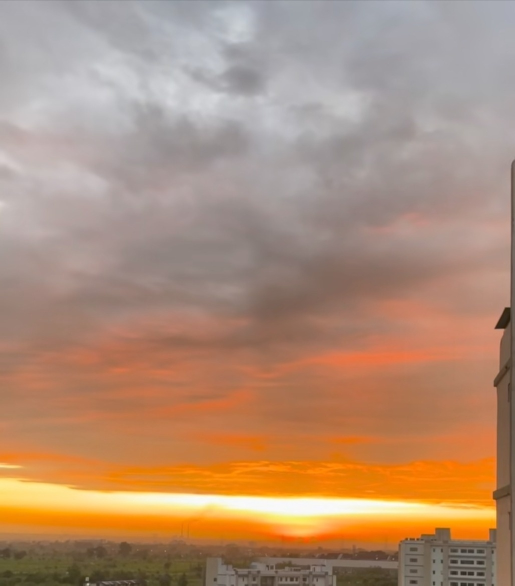
#> input picture reconstructed.jpg, 1030 x 1171 px (shown at 1/2 size)
$ python v3.py reconstructed.jpg reconstructed.jpg out.png
#> lines starting #> are read from the running program, lines starting #| are printed output that depends on the picture
import cv2
import numpy as np
import sqlite3
import sys
import os
from pathlib import Path
from datetime import datetime


class AdvancedImageReconstructor:
    def __init__(self, db_name="image_reconstruction.db"):
        """Initialize the reconstructor with a database connection."""
        self.db_name = db_name
        self.conn = None
        self.cursor = None
        self.init_database()

    def init_database(self):
        """Initialize SQLite database with required tables."""
        self.conn = sqlite3.connect(self.db_name)
        self.cursor = self.conn.cursor()

        self.cursor.execute("DROP TABLE IF EXISTS reconstruction_metadata")
        self.cursor.execute("DROP TABLE IF EXISTS reconstructions")

        self.cursor.execute(
            """
            CREATE TABLE IF NOT EXISTS reconstructions (
                id INTEGER PRIMARY KEY AUTOINCREMENT,
                image1_path TEXT NOT NULL,
                image2_path TEXT NOT NULL,
                output_path TEXT NOT NULL,
                created_at TIMESTAMP DEFAULT CURRENT_TIMESTAMP,
                status TEXT,
                method TEXT,
                rotation_detected REAL
            )
        """
        )

        self.cursor.execute(
            """
            CREATE TABLE IF NOT EXISTS reconstruction_metadata (
                id INTEGER PRIMARY KEY AUTOINCREMENT,
                reconstruction_id INTEGER,
                keypoints_found INTEGER,
                matches_found INTEGER,
                confidence REAL,
                FOREIGN KEY (reconstruction_id)
                    REFERENCES reconstructions(id)
            )
        """
        )

        self.conn.commit()

    def load_images(self, image1_path, image2_path):
        """Load two images from file paths."""
        if not os.path.exists(image1_path):
            raise FileNotFoundError(f"Image 1 not found: {image1_path}")
        if not os.path.exists(image2_path):
            raise FileNotFoundError(f"Image 2 not found: {image2_path}")

        img1 = cv2.imread(image1_path)
        img2 = cv2.imread(image2_path)

        if img1 is None or img2 is None:
            raise ValueError("Could not load one or both images")

        return img1, img2

    def detect_alignment_method(self, img1, img2):
        """Detect which alignment method to use based on image characteristics."""
        h1, w1 = img1.shape[:2]
        h2, w2 = img2.shape[:2]

        # Check if images are similar in portrait orientation
        portrait1 = h1 > w1
        portrait2 = h2 > w2

        # Calculate aspect ratios
        ratio1 = h1 / w1 if w1 > 0 else 1
        ratio2 = h2 / w2 if w2 > 0 else 1

        # Similar aspect ratios suggest they're parts of same image
        ratio_similar = abs(ratio1 - ratio2) < 0.2

        if portrait1 and portrait2 and ratio_similar:
            return "vertical"
        else:
            return "horizontal"

    def find_best_overlap_position(self, img1, img2, direction="vertical"):
        """Find best overlap position using correlation."""
        h1, w1 = img1.shape[:2]
        h2, w2 = img2.shape[:2]

        print(f"  Finding best overlap using correlation...")

        if direction == "vertical":
            # For vertical stacking, check top/bottom edges
            overlap_height = min(100, h1 // 4, h2 // 4)

            # Get bottom strip of img1 and top strip of img2
            strip1 = img1[-overlap_height:, :]
            strip2 = img2[:overlap_height, :]

            # Resize to same width
            target_width = min(w1, w2)
            strip1 = cv2.resize(strip1, (target_width, overlap_height))
            strip2 = cv2.resize(strip2, (target_width, overlap_height))

            # Calculate similarity
            correlation = cv2.matchTemplate(
                strip1, strip2, cv2.TM_CCOEFF_NORMED
            )[0][0]

            print(f"  Vertical overlap correlation: {correlation:.3f}")

            return "vertical", correlation

        else:
            # For horizontal stacking, check left/right edges
            overlap_width = min(100, w1 // 4, w2 // 4)

            # Get right strip of img1 and left strip of img2
            strip1 = img1[:, -overlap_width:]
            strip2 = img2[:, :overlap_width]

            # Resize to same height
            target_height = min(h1, h2)
            strip1 = cv2.resize(strip1, (overlap_width, target_height))
            strip2 = cv2.resize(strip2, (overlap_width, target_height))

            # Calculate similarity
            correlation = cv2.matchTemplate(
                strip1, strip2, cv2.TM_CCOEFF_NORMED
            )[0][0]

            print(f"  Horizontal overlap correlation: {correlation:.3f}")

            return "horizontal", correlation

    def align_with_correlation(self, img1, img2):
        """Align images using correlation-based method."""
        print(f"\n  Using correlation-based alignment...")

        # Try both directions
        direction1 = self.detect_alignment_method(img1, img2)
        _, corr_vertical = self.find_best_overlap_position(
            img1, img2, "vertical"
        )
        _, corr_horizontal = self.find_best_overlap_position(
            img1, img2, "horizontal"
        )

        # Also try with img2, img1 (reversed order)
        _, corr_vertical_rev = self.find_best_overlap_position(
            img2, img1, "vertical"
        )
        _, corr_horizontal_rev = self.find_best_overlap_position(
            img2, img1, "horizontal"
        )

        # Find best configuration
        configs = [
            (img1, img2, "vertical", corr_vertical, False),
            (img1, img2, "horizontal", corr_horizontal, False),
            (img2, img1, "vertical", corr_vertical_rev, True),
            (img2, img1, "horizontal", corr_horizontal_rev, True),
        ]

        best_config = max(configs, key=lambda x: x[3])
        img1_use, img2_use, direction, best_corr, swapped = best_config

        print(f"  Best alignment: {direction} "
              f"(correlation: {best_corr:.3f})")
        if swapped:
            print(f"  Images swapped for better alignment")

        return img1_use, img2_use, direction, best_corr

    def smart_stitch(self, img1, img2, direction="vertical"):
        """Smart stitching with blending."""
        h1, w1 = img1.shape[:2]
        h2, w2 = img2.shape[:2]

        print(f"  Stitching in {direction} direction...")

        if direction == "vertical":
            # Stack vertically with blending
            target_width = max(w1, w2)

            # Resize to same width
            img1_resized = cv2.resize(
                img1, (target_width, int(h1 * target_width / w1))
            )
            img2_resized = cv2.resize(
                img2, (target_width, int(h2 * target_width / w2))
            )

            # Create blending region
            blend_height = min(50, img1_resized.shape[0] // 10)

            if blend_height > 0:
                # Extract overlap regions
                bottom_strip = img1_resized[-blend_height:, :]
                top_strip = img2_resized[:blend_height, :]

                # Create alpha blending
                alpha = np.linspace(1, 0, blend_height).reshape(-1, 1, 1)
                blended = (
                    bottom_strip * alpha + top_strip * (1 - alpha)
                ).astype(np.uint8)

                # Combine images
                result = np.vstack([
                    img1_resized[:-blend_height, :],
                    blended,
                    img2_resized[blend_height:, :]
                ])
            else:
                result = np.vstack([img1_resized, img2_resized])

        else:
            # Stack horizontally with blending
            target_height = max(h1, h2)

            # Resize to same height
            img1_resized = cv2.resize(
                img1, (int(w1 * target_height / h1), target_height)
            )
            img2_resized = cv2.resize(
                img2, (int(w2 * target_height / h2), target_height)
            )

            # Create blending region
            blend_width = min(50, img1_resized.shape[1] // 10)

            if blend_width > 0:
                # Extract overlap regions
                right_strip = img1_resized[:, -blend_width:]
                left_strip = img2_resized[:, :blend_width]

                # Create alpha blending
                alpha = np.linspace(1, 0, blend_width).reshape(1, -1, 1)
                blended = (
                    right_strip * alpha + left_strip * (1 - alpha)
                ).astype(np.uint8)

                # Combine images
                result = np.hstack([
                    img1_resized[:, :-blend_width],
                    blended,
                    img2_resized[:, blend_width:]
                ])
            else:
                result = np.hstack([img1_resized, img2_resized])

        return result

    def preprocess_image(self, img):
        """Preprocess image for better feature detection."""
        gray = cv2.cvtColor(img, cv2.COLOR_BGR2GRAY)
        clahe = cv2.createCLAHE(clipLimit=3.0, tileGridSize=(8, 8))
        enhanced = clahe.apply(gray)
        return enhanced

    def detect_features_robust(self, img1, img2):
        """Enhanced feature detection."""
        gray1 = self.preprocess_image(img1)
        gray2 = self.preprocess_image(img2)

        try:
            sift = cv2.SIFT_create(
                nfeatures=0,
                contrastThreshold=0.02,
                edgeThreshold=20
            )
            kp1, des1 = sift.detectAndCompute(gray1, None)
            kp2, des2 = sift.detectAndCompute(gray2, None)
            method = "SIFT"
        except cv2.error:
            orb = cv2.ORB_create(nfeatures=20000)
            kp1, des1 = orb.detectAndCompute(gray1, None)
            kp2, des2 = orb.detectAndCompute(gray2, None)
            method = "ORB"

        return kp1, des1, kp2, des2, method

    def match_features_robust(self, des1, des2, method):
        """Enhanced feature matching."""
        if method == "SIFT":
            FLANN_INDEX_KDTREE = 1
            index_params = dict(algorithm=FLANN_INDEX_KDTREE, trees=5)
            search_params = dict(checks=100)
            matcher = cv2.FlannBasedMatcher(index_params, search_params)
        else:
            matcher = cv2.BFMatcher(cv2.NORM_HAMMING, crossCheck=False)

        matches = matcher.knnMatch(des1, des2, k=2)

        good_matches = []
        for match_pair in matches:
            if len(match_pair) == 2:
                m, n = match_pair
                if m.distance < 0.8 * n.distance:
                    good_matches.append(m)

        return good_matches

    def reconstruct(
        self, image1_path, image2_path, output_path="reconstructed.jpg"
    ):
        """Main reconstruction method."""
#> called with image1_path = 'reconstructed.jpg', image2_path = 'reconstructed.jpg', output_path = 'out.png'
        print(f"\n{'='*60}")
        print(f"ADVANCED IMAGE RECONSTRUCTION")
        print(f"{'='*60}\n")

        print(f"Loading images...")
        img1, img2 = self.load_images(image1_path, image2_path)
#> in load_images, img1 is the input picture: shape (1171, 1030, 3); mean B, G, R 117.7, 142.1, 176.3
        print(f"  Image 1: {img1.shape}")
#|   Image 1: (1171, 1030, 3)
        print(f"  Image 2: {img2.shape}")
#|   Image 2: (1171, 1030, 3)

        # Try feature-based matching first
        print(f"\nAttempting feature-based matching...")
        try:
            kp1, des1, kp2, des2, method = self.detect_features_robust(
                img1, img2
            )
#> in preprocess_image, `gray = cv2.cvtColor(img, cv2.COLOR_BGR2GRAY)`:
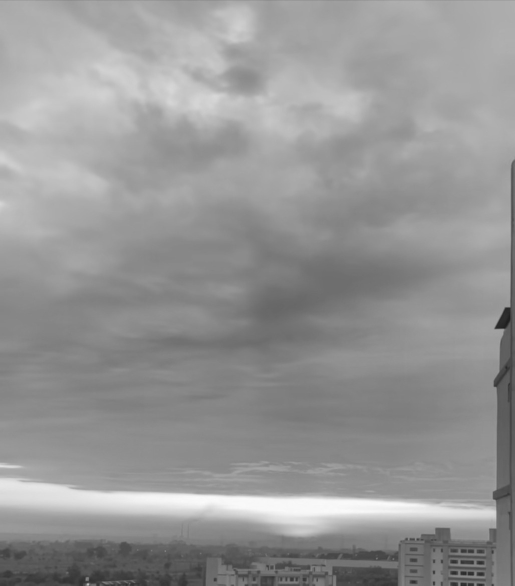
#> gray: shape (1171, 1030) (shown at 1/2 size); min 26, max 252, mean 149.6
#> in preprocess_image, `enhanced = clahe.apply(gray)`:
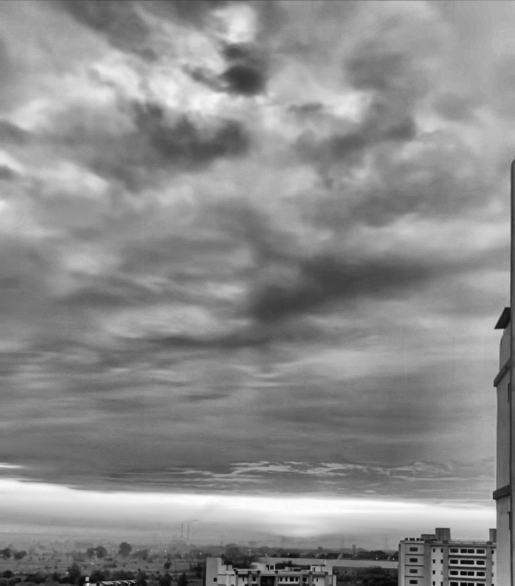
#> enhanced: shape (1171, 1030) (shown at 1/2 size); min 5, max 254, mean 140.7
#> in detect_features_robust, `kp1, des1 = sift.detectAndCompute(gray1, None)`: kp1 = 2127 keypoints; strongest (x, y, size): (174, 1158, 5), (868, 1144, 4.1), (944, 1147, 5.4), (430, 1159, 4.9)
#> in detect_features_robust, `kp2, des2 = sift.detectAndCompute(gray2, None)`: kp2 has the same summary as kp1
#> kp2 has the same summary as kp1 in detect_features_robust; method = 'SIFT'
            print(f"  Method: {method}")
#|   Method: SIFT
            print(f"  Keypoints - Image1: {len(kp1)}, Image2: {len(kp2)}")
#|   Keypoints - Image1: 2127, Image2: 2127

            matches = self.match_features_robust(des1, des2, method)
#> in match_features_robust, `matches = matcher.knnMatch(des1, des2, k=2)`: matches = 2127 matches
#> matches = 2127 matches
            print(f"  Matches found: {len(matches)}")
#|   Matches found: 2127

            feature_success = len(matches) >= 10
#> feature_success = True
        except Exception as e:
            print(f"  Feature matching failed: {e}")
            feature_success = False
            method = "correlation"
            matches = []

        # Use correlation-based alignment
        if not feature_success:
            print(f"\n⚠ Feature matching insufficient.")
            print(f"Switching to correlation-based alignment...")

            img1_aligned, img2_aligned, direction, correlation = \
                self.align_with_correlation(img1, img2)

            result = self.smart_stitch(
                img1_aligned, img2_aligned, direction
            )

            status = "success_correlation"
            match_count = 0
            rotation_angle = 0
        else:
            print(f"\n✓ Using feature-based stitching")
            # Feature-based stitching code here
            # (keeping it simple - just use smart stitch)
            img1_aligned, img2_aligned, direction, _ = \
                self.align_with_correlation(img1, img2)
#> in align_with_correlation, `direction1 = self.detect_alignment_method(img1, img2)`: direction1 = 'vertical'
#> in find_best_overlap_position, `strip1 = img1[-overlap_height:, :]`:
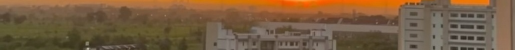
#> strip1: shape (100, 1030, 3) (shown at 1/2 size); mean B, G, R 63.9, 92.2, 119.7
#> in find_best_overlap_position, `strip2 = img2[:overlap_height, :]`:
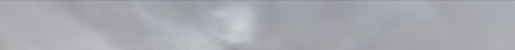
#> strip2: shape (100, 1030, 3) (shown at 1/2 size); mean B, G, R 176.1, 169.5, 167.9
#> in find_best_overlap_position, `correlation = cv2.matchTemplate( strip1, strip2, cv2.TM_CCOEFF_NORMED ..`: correlation = -0.257
#|   Vertical overlap correlation: -0.257
#> call 2 of find_best_overlap_position, with direction = 'horizontal'
#> in find_best_overlap_position (call 2), `strip1 = img1[:, -overlap_width:]`:
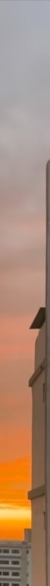
#> strip1: shape (1171, 100, 3) (shown at 1/2 size); mean B, G, R 116.1, 137.6, 170.8
#> in find_best_overlap_position (call 2), `strip2 = img2[:, :overlap_width]`:
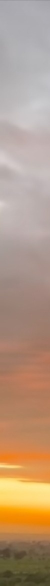
#> strip2: shape (1171, 100, 3) (shown at 1/2 size); mean B, G, R 129.3, 153.1, 181.5
#> in find_best_overlap_position (call 2), `correlation = cv2.matchTemplate( strip1, strip2, cv2.TM_CCOEFF_NORMED ..`: correlation = 0.614
#|   Horizontal overlap correlation: 0.614
#|   Vertical overlap correlation: -0.257
#> in align_with_correlation, `_, corr_vertical_rev = self.find_best_overlap_position( img2, img1, "v..`: corr_vertical_rev = -0.257
#|   Horizontal overlap correlation: 0.614
#> in align_with_correlation, `_, corr_horizontal_rev = self.find_best_overlap_position( img2, img1, ..`: corr_horizontal_rev = 0.614
#> in align_with_correlation, `best_config = max(configs, key=lambda x: x[3])`: best_config = 5 items
#> in align_with_correlation, `img1_use, img2_use, direction, best_corr, swapped = best_config`: direction = 'horizontal'; best_corr = 0.614; swapped = False
#|   Best alignment: horizontal (correlation: 0.614)
#> direction = 'horizontal'
            result = self.smart_stitch(img1_aligned, img2_aligned, direction)
#> in smart_stitch, `result = np.hstack([ img1_resized[:, :-blend_width], blended, img2_res..`:
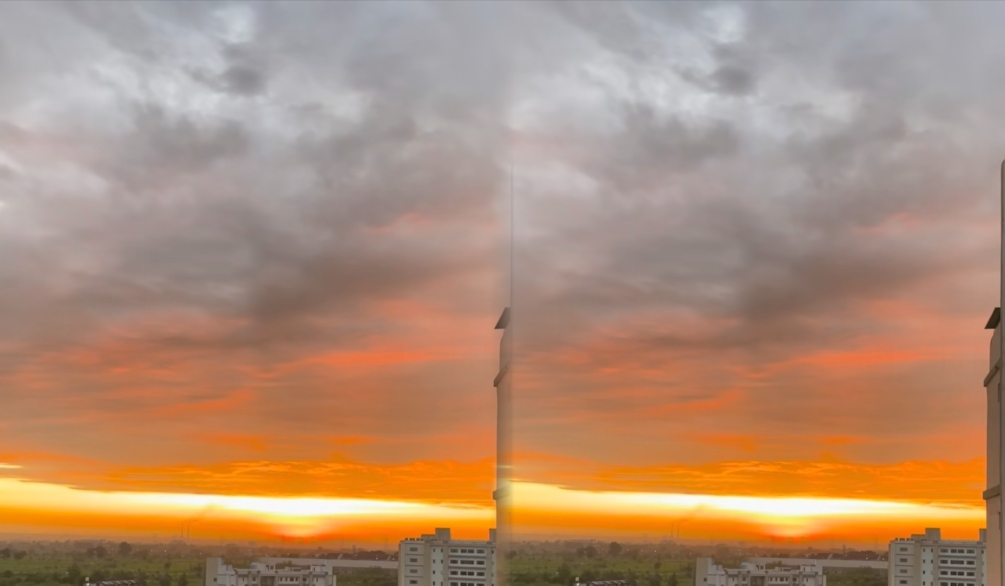
#> result: shape (1171, 2010, 3) (shown at 1/2 size); mean B, G, R 117.6, 142.2, 176.6
            status = "success_hybrid"
            match_count = len(matches)
#> match_count = 2127
            rotation_angle = 0

        # Save result
        cv2.imwrite(output_path, result)
        print(f"\n{'='*60}")
        print(f"✓ SUCCESS! Saved to: {output_path}")
        print(f"  Output size: {result.shape}")
#|   Output size: (1171, 2010, 3)
        print(f"{'='*60}\n")

        # Save to database
        self.save_to_database(
            image1_path, image2_path, output_path, status, method,
            0, match_count, rotation_angle
        )

        return result

    def save_to_database(
        self, img1_path, img2_path, output_path, status, method,
        keypoints, matches, rotation
    ):
        """Save reconstruction information to database."""
        self.cursor.execute(
            """
            INSERT INTO reconstructions
            (image1_path, image2_path, output_path, status, method,
             rotation_detected)
            VALUES (?, ?, ?, ?, ?, ?)
        """,
            (img1_path, img2_path, output_path, status, method, rotation),
        )

        reconstruction_id = self.cursor.lastrowid

        self.cursor.execute(
            """
            INSERT INTO reconstruction_metadata
            (reconstruction_id, keypoints_found, matches_found, confidence)
            VALUES (?, ?, ?, ?)
        """,
            (reconstruction_id, keypoints, matches, 0),
        )

        self.conn.commit()

    def close(self):
        """Close database connection."""
        if self.conn:
            self.conn.close()


# [14 lines left out: function print_usage, not called in this run]


if __name__ == "__main__":
    if len(sys.argv) < 3:
        print_usage()
        print("ERROR: Please provide two image paths!\n")
        sys.exit(1)

    image1_path = sys.argv[1]
    image2_path = sys.argv[2]
    output_path = sys.argv[3] if len(sys.argv) > 3 else "reconstructed.jpg"

    reconstructor = AdvancedImageReconstructor()

    try:
        result = reconstructor.reconstruct(
            image1_path, image2_path, output_path
        )
    except FileNotFoundError as e:
        print(f"\n✗ ERROR: {e}\n")
        sys.exit(1)
    except Exception as e:
        print(f"\n✗ ERROR: {e}\n")
        import traceback
        traceback.print_exc()
        sys.exit(1)
    finally:
        reconstructor.close()

$ run again, with debug_bottom_selected.jpg copied over reconstructed.jpg
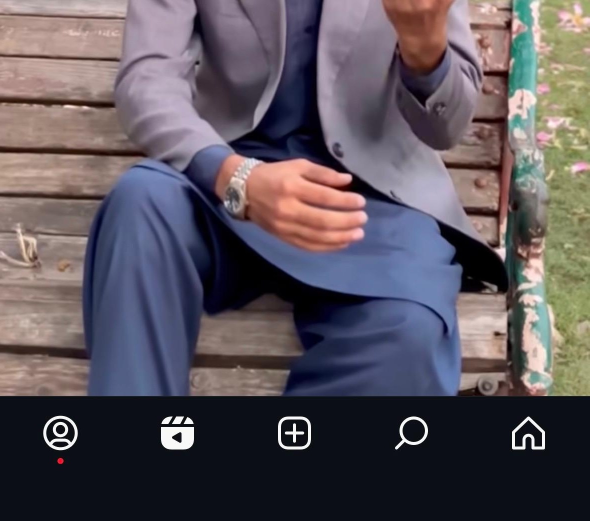
#> input picture debug_bottom_selected.jpg, 1179 x 1041 px (shown at 1/2 size)
#> in load_images, img1 is the input picture: shape (1041, 1179, 3); mean B, G, R 92.4, 84.9, 92.2
#|   Image 1: (1041, 1179, 3)
#|   Image 2: (1041, 1179, 3)
#> in detect_features_robust, `kp1, des1 = sift.detectAndCompute(gray1, None)`: kp1 = 3827 keypoints; strongest (x, y, size): (377, 842, 8.2), (604, 866, 4.9), (589, 881, 4.9), (574, 866, 4.9)
#> in detect_features_robust, `kp2, des2 = sift.detectAndCompute(gray2, None)`: kp2 has the same summary as kp1
#> in reconstruct, `kp1, des1, kp2, des2, method = self.detect_features_robust( img1, img2 )`: kp2 has the same summary as kp1 in detect_features_robust; method = 'SIFT'
#|   Method: SIFT
#|   Keypoints - Image1: 3827, Image2: 3827
#> in match_features_robust, `matches = matcher.knnMatch(des1, des2, k=2)`: matches = 3827 matches
#|   Matches found: 3827
#> feature_success = True
#> direction1 = 'horizontal'
#> in find_best_overlap_position, `correlation = cv2.matchTemplate( strip1, strip2, cv2.TM_CCOEFF_NORMED ..`: correlation = 0.000909
#|   Vertical overlap correlation: 0.001
#> in find_best_overlap_position (call 2), `strip2 = img2[:, :overlap_width]`:
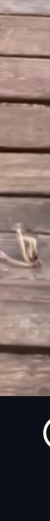
#> strip2: shape (1041, 100, 3) (shown at 1/2 size); mean B, G, R 101.4, 106.1, 124.1
#> in find_best_overlap_position (call 2), `correlation = cv2.matchTemplate( strip1, strip2, cv2.TM_CCOEFF_NORMED ..`: correlation = 0.783
#|   Horizontal overlap correlation: 0.783
#|   Vertical overlap correlation: 0.001
#> corr_vertical_rev = 0.000909
#|   Horizontal overlap correlation: 0.783
#> corr_horizontal_rev = 0.783
#> best_config = 5 items
#> in align_with_correlation, `img1_use, img2_use, direction, best_corr, swapped = best_config`: direction = 'horizontal'; best_corr = 0.783; swapped = False
#|   Best alignment: horizontal (correlation: 0.783)
#> in reconstruct, `img1_aligned, img2_aligned, direction, _ = \ self.align_with_correlati..`: direction = 'horizontal'
#> in smart_stitch, `result = np.hstack([ img1_resized[:, :-blend_width], blended, img2_res..`:
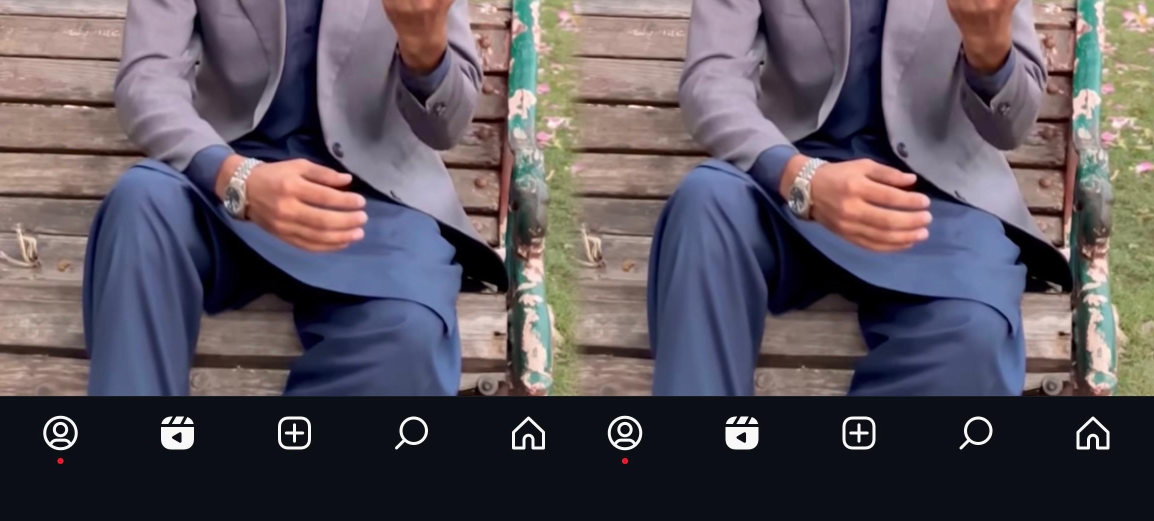
#> result: shape (1041, 2308, 3) (shown at 1/2 size); mean B, G, R 92.3, 84.2, 91.5
#> match_count = 3827
#|   Output size: (1041, 2308, 3)
